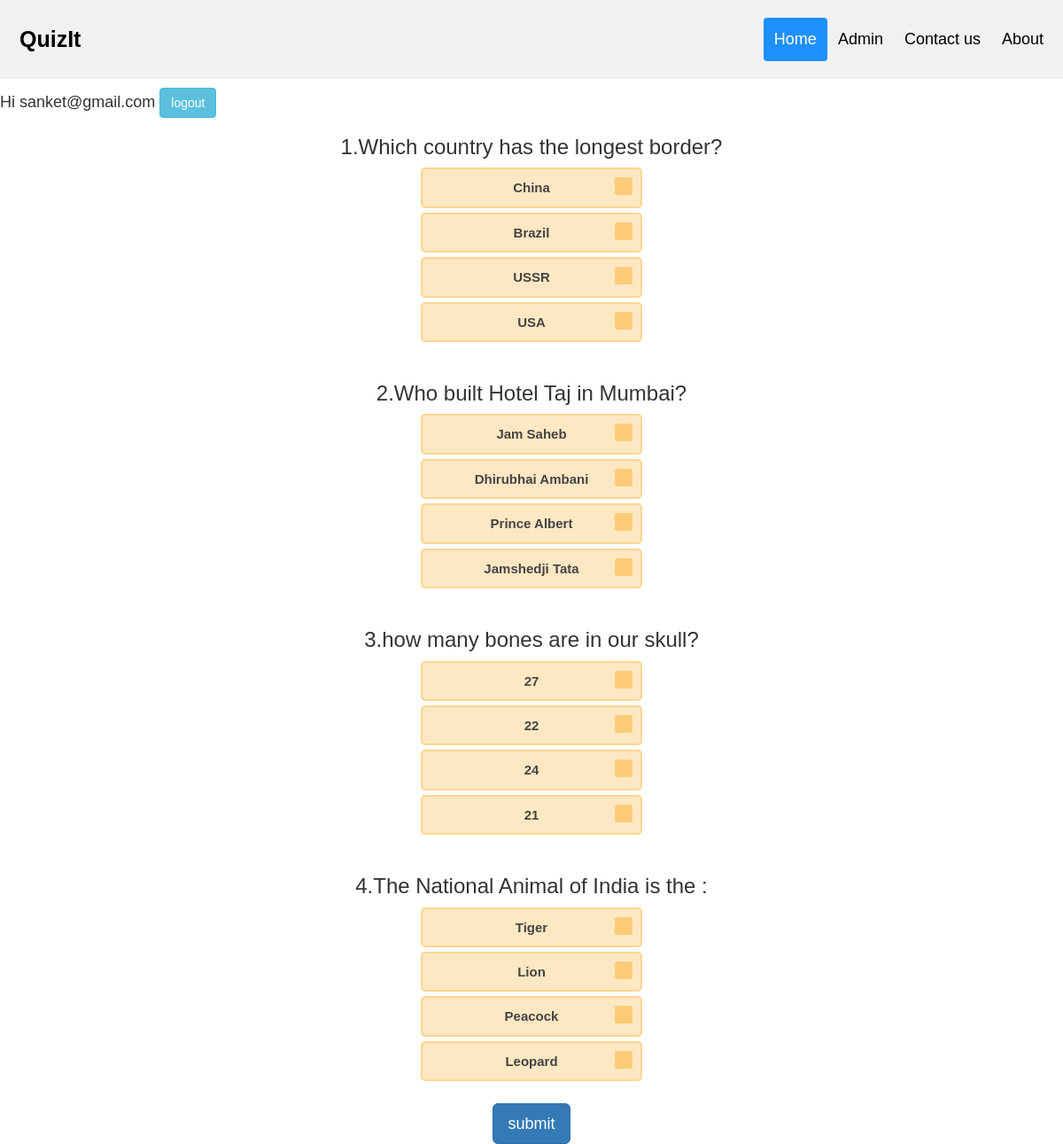
The app's page / (signed in), older data.
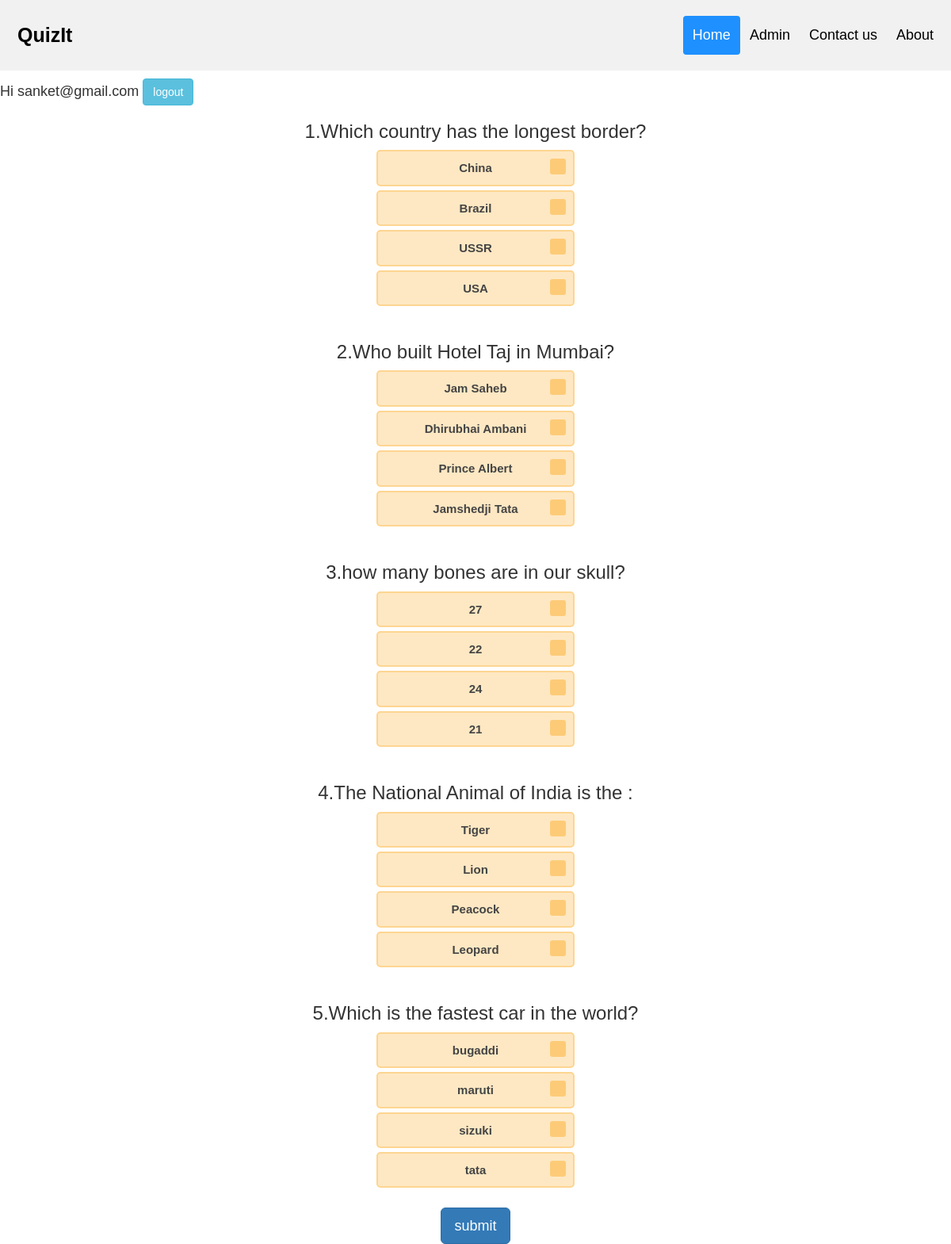
The same page, newer data.
### question/models.py (models this page shows)
class Questions(models.Model):
    question = models.CharField(max_length=256)
    option_a = models.CharField(max_length=32)
    option_b = models.CharField(max_length=32)
    option_c = models.CharField(max_length=32)
    option_d = models.CharField(max_length=32)
    answer  = models.CharField(max_length=32)

### question/views.py (the view)
# urls.py: path('',question_details,name='home'),
def question_details(request):
    obj = Questions.objects.all()
    context = {
    "object_list":obj,
    }
    return render(request,"home.html",context)

### templates/home.html (shortened to what this page needs)
{% extends 'base.html' %}
{% load static%}
 {% block extendhead %}
 <link rel="stylesheet" href="{% static 'radio-button.css'%}">
 {% endblock extendhead %}
{% block content %}
{% if user.is_authenticated %}
  <h4 align=left>Hi {{ user.username }}
  <a href="{%url 'logout'%}" align=left class="btn btn-info" role="button">logout</a></h4>
  {%for obj in object_list%}
      <center>  <h3>{{obj.id}}.{{obj.question}}</h3>
        <form>
             <div class="radiobtn">
               <label for="{{obj.option_a}}">{{obj.option_a}}</label>
             </div>
             <div class="radiobtn">
               <label for="{{obj.option_b}}">{{obj.option_b}}</label>
             </div>
             <div class="radiobtn">
               <label for="{{obj.option_c}}">{{obj.option_c}}</label>
             </div>
             <div class="radiobtn">
               <label for="{{obj.option_d}}">{{obj.option_d}}</label>
             </div>
           </form>
           </center>
        <input type="hidden" name="" value={{obj.answer}}><br>
        {%endfor%}
        <center><button onclick="foo()" type="submit" class="btn btn-primary btn-lg" name="submit" value="submit" id="btntest">submit</button></center>
{% else %}
  <h4>You are not logged in</h4>
  <h4><a href="{% url 'login' %}">login</a></h4>
{% endif %}
{% endblock %}

### templates/base.html (shortened to what this page needs)
<!DOCTYPE html>
<html>
<head>
  {% block extendhead %}
  {% endblock extendhead %}
  <link rel="stylesheet" href="https://maxcdn.bootstrapcdn.com/bootstrap/3.4.0/css/bootstrap.min.css">
</head>
<body>
  <div class="header">
  <a href="#default" class="logo">QuizIt</a>
  <div class="header-right">
    <a class="active" href="{% url 'login' %}">Home</a>
  <a href="{% url 'admin:index' %}">Admin</a>
    <a href="#">Contact us</a>
    <a href="#about">About</a>
  </div>
</div>
  <main>
    {% block content %}
    {% endblock %}
  </main>
</body>
</html>

### static/radio-button.css (style rules this page uses)
form { max-width: 250px; position: relative; font-size: 15px; }
.radiobtn { position: relative; display: block; }
.radiobtn label { display: block; background: #fee8c3; color: #444; border-radius: 5px; padding: 10px 20px; border: 2px solid #fdd591; margin-bottom: 5px; cursor: pointer; }
.radiobtn label:after, .radiobtn label:before { content: ""; position: absolute; right: 11px; top: 11px; width: 20px; height: 20px; border-radius: 3px; background: #fdcb77; }
.radiobtn label:before { background: transparent; transition: 0.1s width cubic-bezier(0.075, 0.82, 0.165, 1) 0s, 0.3s height cubic-bezier(0.075, 0.82, 0.165, 2) 0.1s; z-index: 2; overflow: hidden; background-repeat: no-repeat; background-size: 13px; background-position: center; width: 0; height: 0; }

### templates/base.html (style rules this page uses)
* { box-sizing: border-box; }
body { margin: 0; font-family: Arial, Helvetica, sans-serif; }
.header { overflow: hidden; background-color: #f1f1f1; padding: 20px 10px; }
.header a { float: left; color: black; text-align: center; padding: 12px; text-decoration: none; font-size: 18px; line-height: 25px; border-radius: 4px; }
.header a.logo { font-size: 25px; font-weight: bold; }
.header a.active { background-color: dodgerblue; color: white; }
.header-right { float: right; }

Row changes from the older to the newer data that the page shows:
added Questions: id "5", question "Which is the fastest car in the world?", option_a "bugaddi", option_b "maruti", option_c "sizuki", option_d "tata"
